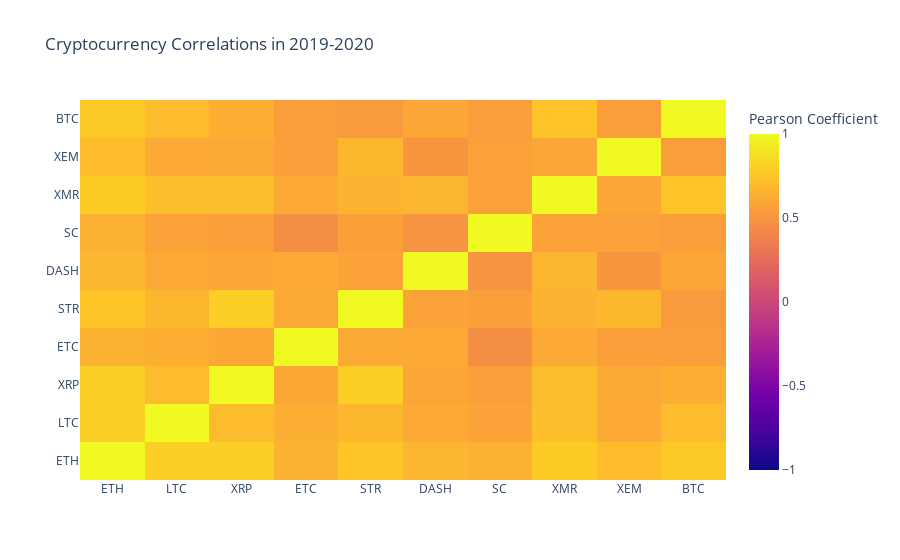

The code cell stored with this chart in its notebook:
### Code cell
correlation_heatmap(combined_df.pct_change(), "Cryptocurrency Correlations in 2019-2020")
